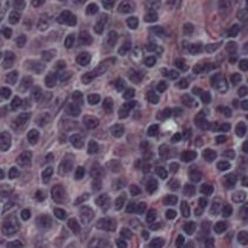
#> input picture Exercicios/# 5 - FiltragemDominioFrequecia/exercicio2.png, 248 x 248 px, found by its file name
$ python ex2.py
#> lines starting #> are read from the running program, lines starting #| are printed output that depends on the picture; after the words box and inside, x2 and y2 are one past the last pixel; in counts of white or black regions, pixels touching at a corner belong together
#> further down, imagem is the input picture: shape (248, 248, 3); mean B, G, R 114.5, 87.8, 107.5
# ex 2
# Para facilitar a elaboração dessa atividade, converta a
# imagem abaixo para níveis de cinza, 8 bits de quantização.
# Aplique o ruído gaussiano sobre a imagem. Em seguida,
# aplique a DFT sobre a imagem com ruído. Apresente o
# espectro de Fourier com o deslocamento da origem do
# plano de frequências. Proponha dois filtros no domínio da
# frequência. O objetivo é suavizar o ruído inserido
# previamente. Apresente os espectros de Fourier antes e após
# a etapa de processamento, bem como as imagens
# reconstruídas após cada processo de filtragem. Explique
# detalhadamente cada etapa e os filtros propostos. Indique
# qual foi o filtro que forneceu o melhor resultado em termos
# de minimização da presença. É permitido o uso de pacote
# DFT, disponível em ferramentas de PDI, a fim de facilitar o
# processamento da transformada e exibição de cada espectro.
# Não é permitido o uso de filtros disponíveis em ferramentas
# de PDI.


import numpy as np
import cv2
import matplotlib.pyplot as plt
import os


# Função para converter a imagem para níveis de cinza
def converte_para_cinza(imagem):
    return cv2.cvtColor(imagem, cv2.COLOR_BGR2GRAY)
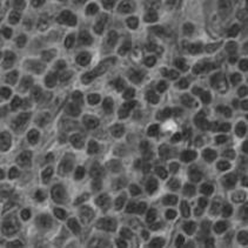
#> returned value: shape (248, 248); min 32, max 229, mean 96.7


# Função para aplicar o ruído gaussiano na imagem


def aplica_ruido_gaussiano(imagem, media=0, desvio_padrao=10):
#> called with media = 0, desvio_padrao = 10
    ruido = np.random.normal(media, desvio_padrao, imagem.shape)
    imagem_com_ruido = np.clip(imagem + ruido, 0, 255).astype(np.uint8)
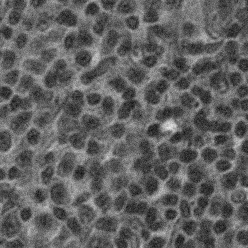
#> imagem_com_ruido: shape (248, 248); min 8, max 236, mean 96.2
    return imagem_com_ruido


# Função para calcular a DFT e retornar o espectro de Fourier com o deslocamento da origem


def calcula_dft(imagem):
    dft = np.fft.fft2(imagem)
    dft_shift = np.fft.fftshift(dft)
    return dft_shift


# Função para aplicar o filtro passa-baixa ideal


# Função para aplicar o filtro passa-baixa ideal
def filtro_passa_baixa_ideal(dft_shift, raio):
    # Obter as dimensões da imagem (altura e largura)
#> called with dft_shift = array of shape (248, 248), raio = 30
    altura, largura = dft_shift.shape
#> altura = 248; largura = 248

    # Encontrar o ponto central (origem) da imagem
    centro_x, centro_y = largura // 2, altura // 2
#> centro_x = 124; centro_y = 124

    # Criar uma matriz de zeros (máscara) com as mesmas dimensões da imagem
    mascara = np.zeros((altura, largura), np.uint8)

    # Desenhar um círculo preenchido com valor 255 (branco) na máscara, centrado na origem e com raio especificado
    cv2.circle(mascara, (centro_x, centro_y), raio, 255, -1)
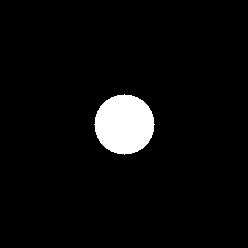
#> mascara: shape (248, 248); 4.6% white; 1 white region, box (x1, y1, x2, y2) and area: (94, 94, 155, 155) 2821

    # Multiplicar a matriz da DFT deslocada pela máscara, eliminando as frequências fora do círculo
    return mascara * dft_shift


# Função para aplicar o filtro passa-baixa Butterworth


def filtro_passa_baixa_butterworth(dft_shift, raio, ordem):
    # Obter as dimensões da imagem (altura e largura)
#> called with dft_shift = array of shape (248, 248), raio = 30, ordem = 2
    altura, largura = dft_shift.shape
#> altura = 248; largura = 248

    # Encontrar o ponto central (origem) da imagem
    centro_x, centro_y = largura // 2, altura // 2
#> centro_x = 124; centro_y = 124

    # Criar uma matriz de zeros (máscara) com as mesmas dimensões da imagem
    mascara = np.zeros((altura, largura), np.float32)

    # Preencher a matriz da máscara com os valores do filtro Butterworth
    for y in range(altura):
        for x in range(largura):
            # Calcular a distância entre o ponto (x, y) e o centro da imagem
            distancia = np.sqrt((x - centro_x) ** 2 + (y - centro_y) ** 2)

            # Calcular o valor do filtro Butterworth para o ponto (x, y) e atribuir à máscara
            mascara[y, x] = 1 / (1 + (distancia / raio) ** (2 * ordem))
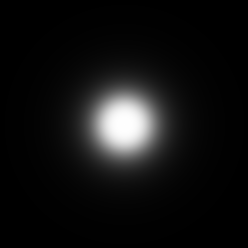
#> mascara: shape (248, 248) float32; min 0.000856, max 1, mean 0.07

    # Multiplicar a matriz da DFT deslocada pela máscara, aplicando o filtro Butterworth
    return mascara * dft_shift


# Função para calcular a inversa da DFT e obter a imagem reconstruída


def calcula_idft(dft_shift):
    dft_ishift = np.fft.ifftshift(dft_shift)
    imagem_reconstruida = np.fft.ifft2(dft_ishift)
    return np.abs(imagem_reconstruida)
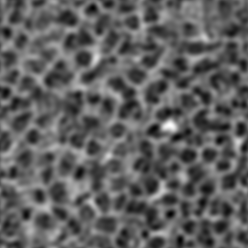
#> returned value: shape (248, 248) float64; min 5868.8, max 55792.4, mean 24526.3; drawn with min black and max white


# Carregar a imagem
caminho_atual = os.path.abspath(os.path.dirname(__file__))
imagem = cv2.imread(caminho_atual + "\\exercicio2.png")

# Converter a imagem para níveis de cinza
imagem_cinza = converte_para_cinza(imagem)

# Aplicar ruído gaussiano na imagem
imagem_com_ruido = aplica_ruido_gaussiano(imagem_cinza)

# Calcular a DFT da imagem com ruído
dft_shift = calcula_dft(imagem_com_ruido)

# Aplicar os filtros no domínio da frequência
dft_filtrado_ideal = filtro_passa_baixa_ideal(dft_shift, 30)
dft_filtrado_butterworth = filtro_passa_baixa_butterworth(dft_shift, 30, 2)

# Calcular a inversa da DFT para obter as imagens reconstruídas
imagem_reconstruida_ideal = calcula_idft(dft_filtrado_ideal)
imagem_reconstruida_butterworth = calcula_idft(dft_filtrado_butterworth)

# Exibir as imagens e os espectros de Fourier
plt.subplot(331), plt.imshow(imagem_cinza, cmap="gray")
plt.title("Imagem Original"), plt.xticks([]), plt.yticks([])
plt.subplot(332), plt.imshow(imagem_com_ruido, cmap="gray")
plt.title("Imagem com Ruído"), plt.xticks([]), plt.yticks([])
plt.subplot(333), plt.imshow(np.log(1 + np.abs(dft_shift)), cmap="gray")
plt.title("Espectro de Fourier"), plt.xticks([]), plt.yticks([])
plt.subplot(334), plt.imshow(imagem_reconstruida_ideal, cmap="gray")
plt.title("Filtragem Ideal"), plt.xticks([]), plt.yticks([])
plt.subplot(335), plt.imshow(imagem_reconstruida_butterworth, cmap="gray")
plt.title("Filtragem Butterworth"), plt.xticks([]), plt.yticks([])

plt.show()
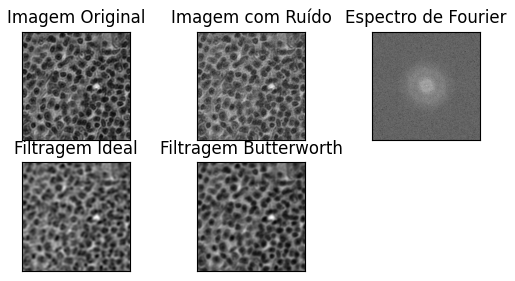
#> figure drawn by matplotlib, 5 panels

#
# O filtro passa-baixa Butterworth é mais suave que o filtro ideal, e sua resposta em frequência é mais suave,
# o que pode resultar em uma melhor performance para eliminar ruídos.
#
# A função filtro_passa_baixa_butterworth implementa esse filtro. O parâmetro 'ordem' define a "suavidade" da transição
# entre as frequências preservadas e as eliminadas. Um valor maior de ordem resulta em uma transição mais acentuada.
